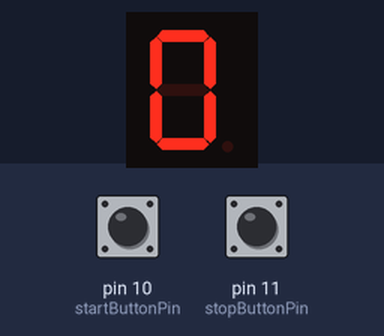
This sketch was run on a simulated Arduino Uno, built with avr-gcc and run on an emulated ATmega328P. Parts: 1-digit seven-segment display. Wiring (inferred from the names in the program): 1-digit 7-segment display, segments lit when HIGH: segments pin 2, pin 3, pin 4, pin 5, pin 6, pin 7, pin 8. The inputs (shaded band) are chosen by the test bench; at power-on: pin 10 (startButtonPin) HIGH, pin 11 (stopButtonPin) HIGH. The segment pins are drawn as the display they are named for; what the sketch prints to the serial monitor is not drawn.

Above: at 1.2 s.
Timing chart, 0 to 1.3 s (numbered marks = the images above; inputs shaded):
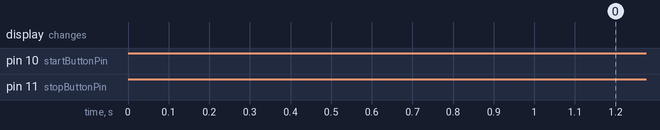

The sketch:

MEK01_Labb_8i.ino
```cpp
/*
 Input:
 Read buttons
 Logic:
 If start button is pressed and clock is off, start counting.
 If stop button is pressed, pause time, if pressed again reset time.
 Output:
 Send clock time to 7 segment display
*/

int currentTime = 0; //Marked time
int startTime = 0; //Time that runs with millis
int savedTime = 0; //Time that's displayed when paused

int digitDisp = 0; //Digit to display
int startButton = 1; //Button to start time
int stopButton = 1; //Button to pause time, second activation -> reset
int startButtonPin = 10; //Pin for start button
int stopButtonPin = 11; //Pin for pause/reset button
int onOff = 0; //1 if clock is running, 0 if clock is paused/reset

int digit[10][7] = { //7 segment pin activation for number 0 to 9.
  {1, 1, 1, 1, 1, 1, 0}, //0
  {0, 1, 1, 0, 0, 0, 0}, //1
  {1, 1, 0, 1, 1, 0, 1}, //2
  {1, 1, 1, 1, 0, 0, 1}, //3
  {0, 1, 1, 0, 0, 1, 1}, //4
  {1, 0, 1, 1, 0, 1, 1}, //5
  {1, 0, 1, 1, 1, 1, 1}, //6
  {1, 1, 1, 0, 0, 0, 0}, //7
  {1, 1, 1, 1, 1, 1, 1}, //8
  {1, 1, 1, 1, 0, 1, 1}, //9
};

int pins[] = {2, 3, 4, 5, 6, 7, 8}; //Pins going to 7 segment display, order A -> F

void setup() {
  Serial.begin(115200); //Begin serial
  pinMode(startButtonPin, INPUT_PULLUP); //Button pin set to input pull up
  pinMode(stopButtonPin, INPUT_PULLUP); //Button pin set to input pull up
  for (int i = 0; i < 7; i++) { //Set pins to output for 7 segment display
    pinMode(pins[i], OUTPUT);
  }
  for (int i = 0; i < 7; i++) { //Initial displayed number is 0
    digitalWrite(pins[i], digit[0][i]);
  }
}

void loop() {
  startButton = digitalRead(startButtonPin); //Read start button
  stopButton = digitalRead(stopButtonPin); //Read pause/reset button

  if (startButton == 0 && onOff == 0) { //Start count if start button is pressed and clock is stopped
    onOff = 1; //1 means clock is running
    startTime = millis(); //Time where count started
    delay(200); //Delay for easier release
  }

  if (stopButton == 0) { //If stop is pressed this block runs
     if (onOff == 1){ //If clock was running it's supposed to be paused
     onOff = 0;
     savedTime = currentTime; //When time was paused is saved to be able to resume counting if so desired
     }

     else{ //If stop button was pressed but clock was not running, it's supposed to be reset
       for (int i = 0; i < 7; i++) { //Displayed number is reset to 0
          digitalWrite(pins[i], digit[0][i]);
        }
        digitDisp = 0; //Digit to display is reset to 0
        savedTime = 0; //Saved time is reset
     }
     delay(200); //For easier button release
  }

  if (onOff == 1){ //If clock is running time should be updated
    currentTime = ((millis() - startTime) + savedTime); //Current tracked time
    digitDisp = currentTime / 1000; //Update digit to display
    for (int i = 0; i < 7; i++){ //Write digit to 7 segment display
      digitalWrite(pins[i], digit[digitDisp][i]);
      }
  }
    //Output to serial monitor
    Serial.print(currentTime);
    Serial.print("\t");
    Serial.print(savedTime);
    Serial.print("\t");
    Serial.print(digitDisp);
    Serial.print("\n");
  }
```
